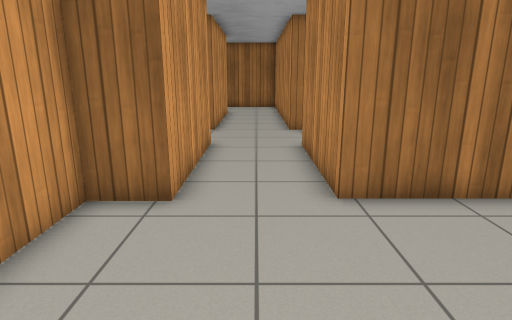
view 1 (above)

24 first-person views from a walk through a world built for the Gazebo simulator. The camera is 1.2 m above the floor, tilts 14° down and sees 75° across. The floor is counted in squares, 0.5 m on a side. Each view is taken from the middle of a square. On the plan, view 1 faces up. The plan holds only what a view shows up to about 19 squares ahead; the rest is blank. Simple patterns stand in for the simulator's built-in surfaces.

view 2
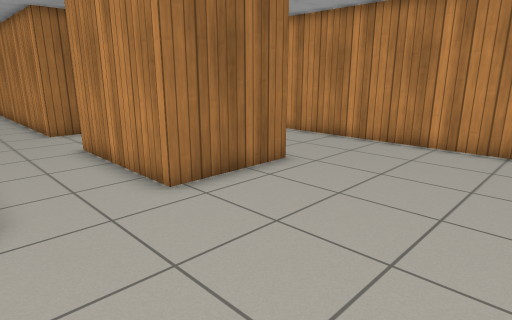

view 3
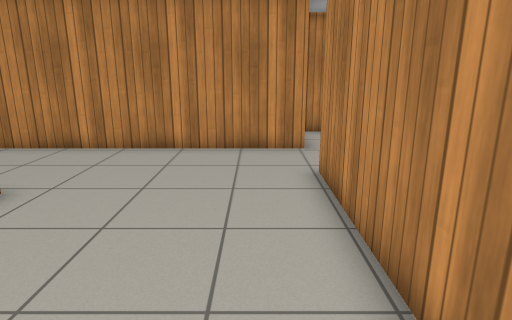

view 4
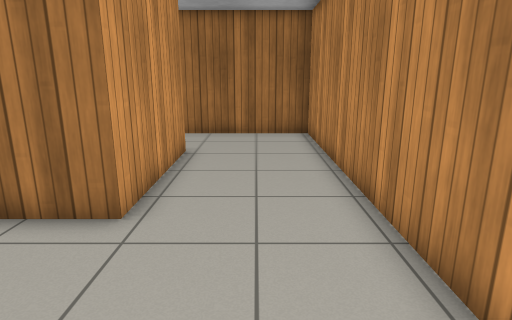

view 5
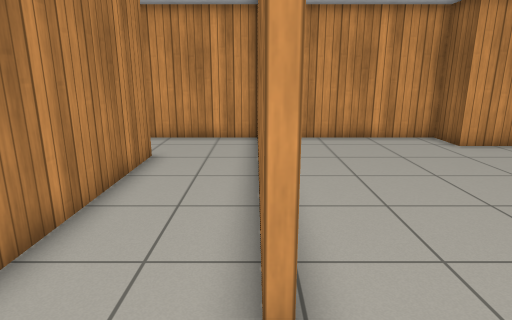

view 6
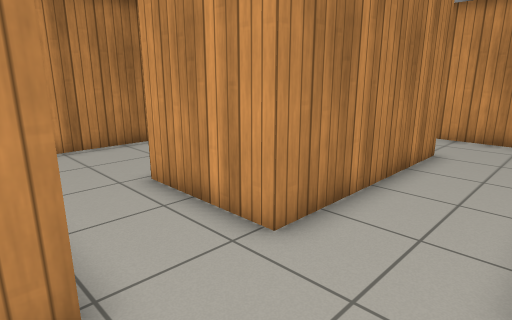

view 7
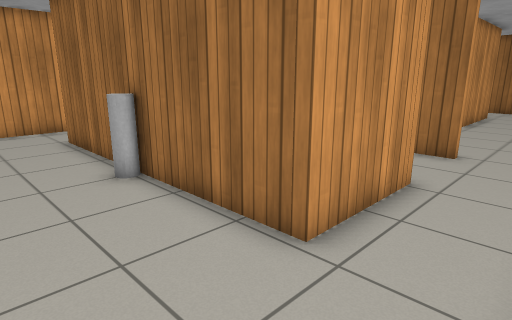

view 8
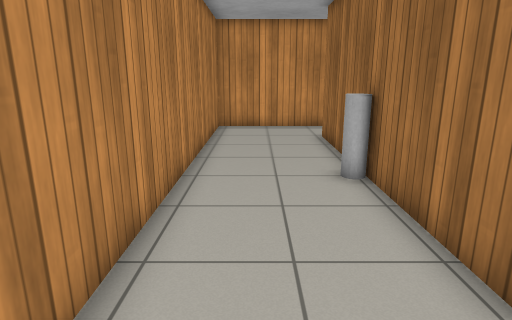

view 9
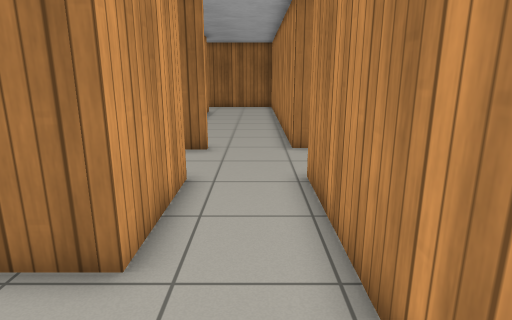

view 10
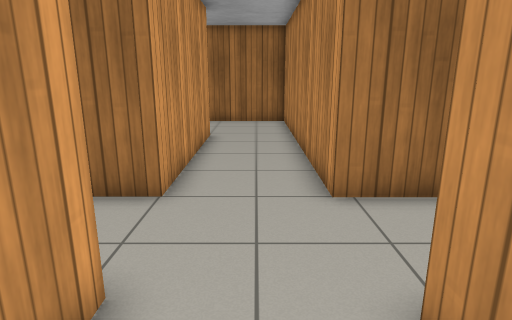

view 11
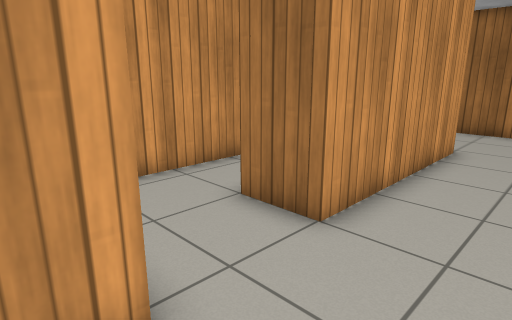

view 12
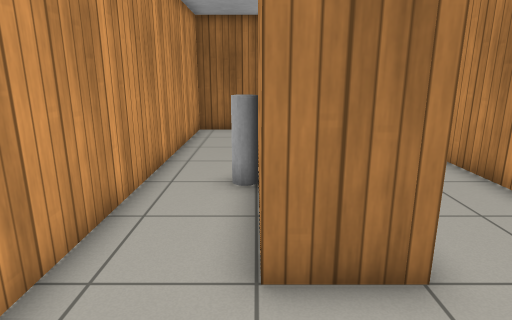

view 13
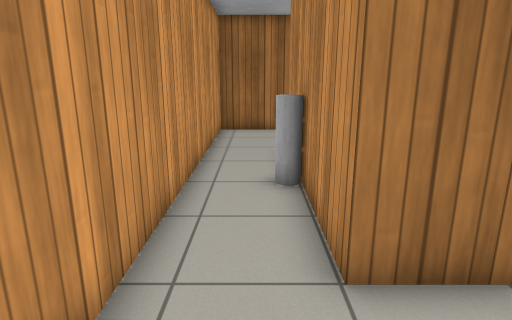

view 14
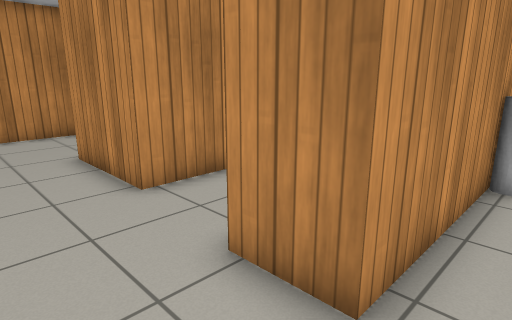

view 15
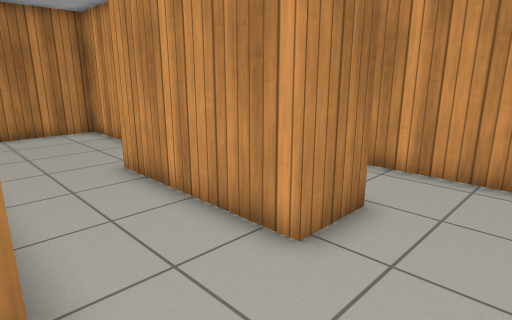

view 16
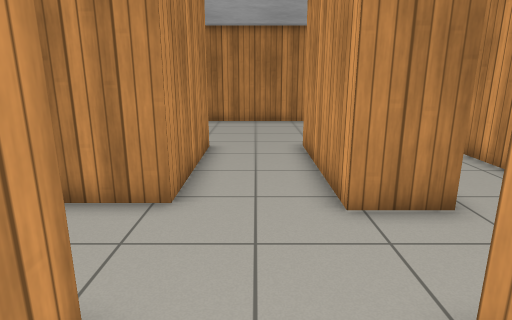

view 17
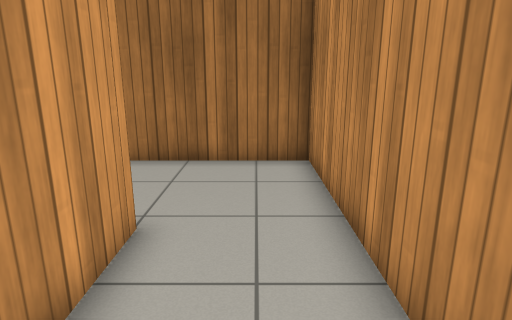

view 18
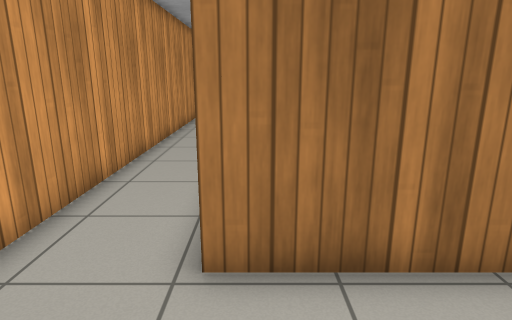

view 19
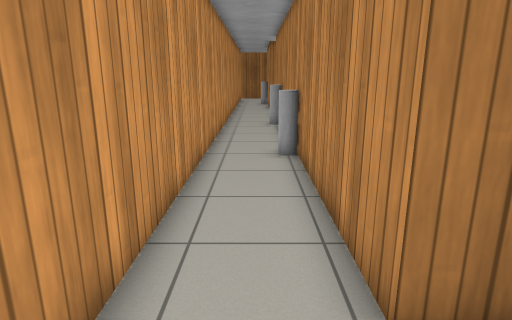

view 20
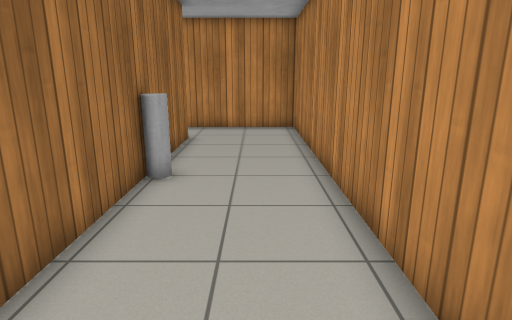

view 21
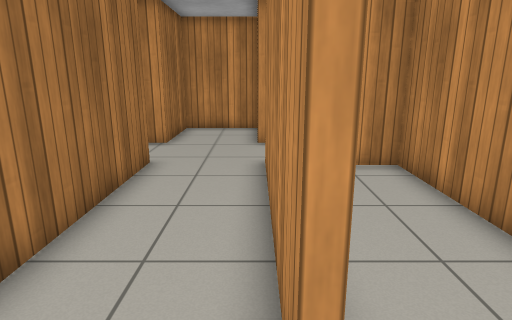

view 22
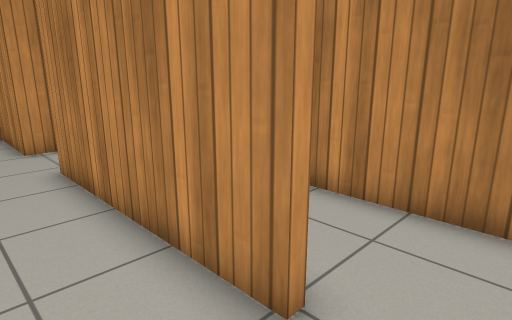

view 23
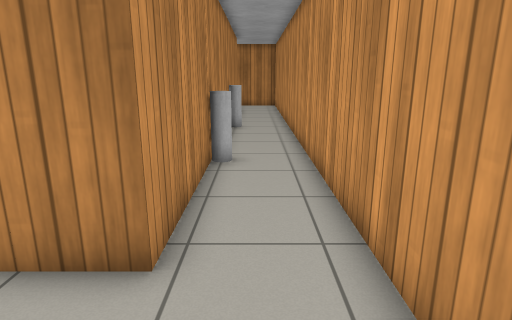

view 24
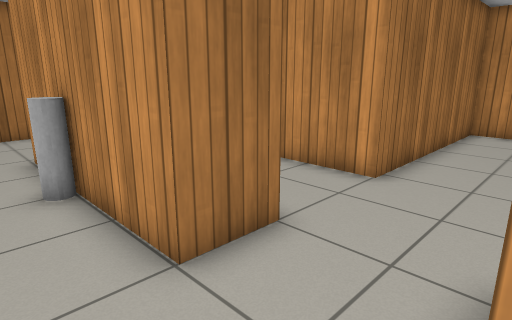

### Floor plan
Points are (right, up) in squares from view 1. A wall is a line through its corners. A room is listed if a view was taken in it or the views show most of it. See-through windows are left out.
Room 1 (views 1, 2, 3, 4, 5, 6, 7, 8, 9, 10, 11, 12, 13, 14, 15, 16, 17, 18, 19, 20, 21, 22, 23, 24)
walls: (1.6, 6.4) (1.6, 11.9) (5.7, 11.9) (5.7, 6.4) (1.6, 6.4); (0, -0.9) (-1, -0.9); (-3.4, -0.9) (-3.4, -4.4); (7.4, -0.9) (1.5, -0.9); (-0.3, -4.3) (7.3, -4.3) (7.3, -8.3) (-3.7, -8.3) (-3.7, 12.2) (-1.7, 12.2) (-1.7, 6.4) (-3.4, 6.4) (-3.4, -0.6) (7.4, -0.6); (10.3, -0.7) (10.3, 15.5) (1.6, 15.5) (1.6, 27.5) (-6.6, 27.5) (-6.6, -12.9) (10.3, -12.9) (10.3, -4.1) (14, -4.1) (14, -0.7) (10.3, -0.7); (-3.9, 19.5) (-3.9, 23); (-1.9, 23) (-1.9, 15.5) (-3.9, 15.5) (-3.9, 18.5)
ways out: opening at (-2, -5) to room 2
objects: grey cylinder (-4, -1); grey cylinder (-4, 6); grey cylinder (2, -9)
Room 2 (no view inside)
walls: (-1.5, -8) (7, -8) (7, -6.8); (-3.4, -4.4) (-3.4, -5.4)
ways out: opening at (-2, -5) to room 1

Positions as (right, up) in squares from view 1, and headings:
1: (0, 0), facing up
2: (-2, 0), facing up-right
3: (-1, 1), facing right
4: (8, 1), facing up
5: (10, -1), facing left
6: (11, -1), facing down-left
7: (10, -12), facing up-left
8: (10, -11), facing left
9: (9, -12), facing up
10: (0, 9), facing up
11: (1, 11), facing up-left
12: (-4, 12), facing up
13: (-5, 12), facing up
14: (-5, 15), facing down-right
15: (2, 15), facing down-left
16: (0, 18), facing down
17: (0, 18), facing up
18: (-3, -12), facing up
19: (-5, -11), facing up
20: (-6, -11), facing right
21: (-2, -4), facing right
22: (-2, -2), facing down-right
23: (-5, 16), facing down
24: (-6, 12), facing up-right
